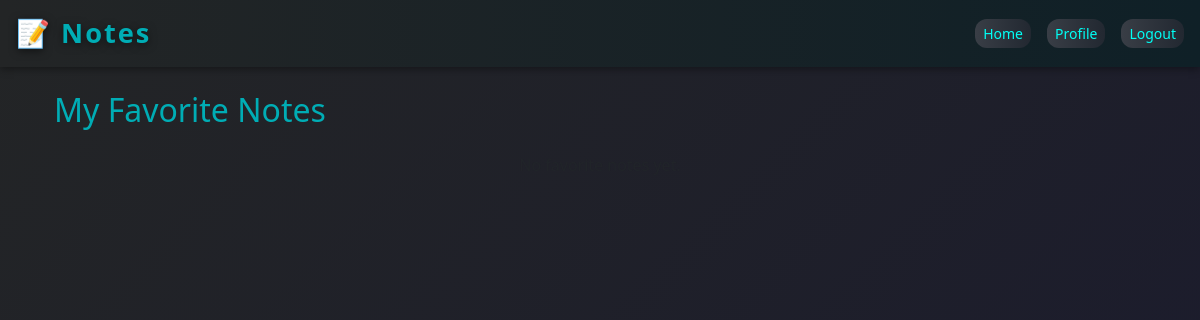
Page /first_note/favourites/ (signed in) on the earlier database version.
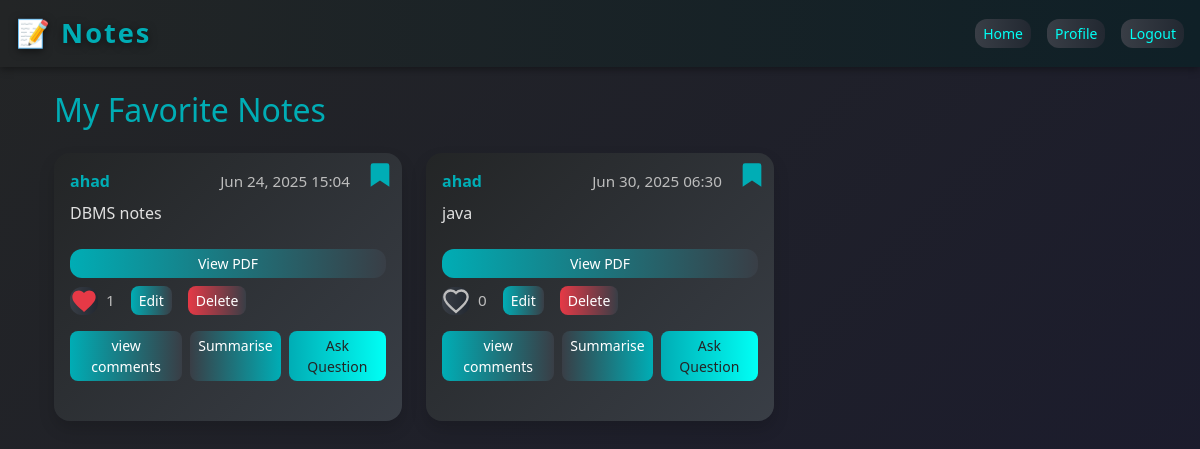
Same page on the later database version.
### first_note/models.py (models this page shows, shortened)
class notes(models.Model):
    user = models.ForeignKey(User, on_delete=models.CASCADE)
    content = models.TextField()
    BRANCH_CHOICES = [
        ('cse', 'CSE'),
        ('it', 'IT'),
        ('ece', 'ECE'),
    ]
    branch = models.CharField(max_length=10, choices=BRANCH_CHOICES,default='cse')
    year = models.IntegerField(choices=[(1, '1st'), (2, '2nd'), (3, '3rd'), (4, '4th')],default=1)
    semester = models.IntegerField(choices=[(1, 'Semester 1'), (2, 'Semester 2'), (3, 'Semester 3'), (4, 'Semester 4'), (5, 'Semester 5'), (6, 'Semester 6'), (7, 'Semester 7'), (8, 'Semester 8')], default=1)
    pdf = models.FileField(upload_to='tweets/pdfs/', blank=True, null=True)
    created_at = models.DateTimeField(default=timezone.now)
    updated_at = models.DateTimeField(auto_now=True)
    likes = models.ManyToManyField(User, related_name='liked_tweets', blank=True)
    favourites = models.ManyToManyField(User, related_name='favourite_notes', blank=True)

### first_note/views.py (the view)
# urls.py: path('favourites/', views.favourite_notes, name='favourite_notes'),
@login_required
def favourite_notes(request):
    fav_notes = request.user.favourite_notes.all()
    return render(request, 'notes/favourite_notes.html', {'notes': fav_notes})

### first_note/templates/notes/favourite_notes.html (shortened to what the changed rows need)
{% extends "layout.html" %}
{% block content %}
<div class="container">
    <h2 class="mb-4" style="color:#00adb5;">My Favorite Notes</h2>
    <div class="row g-4">
        {% for note in notes %}
            <div class="col-12 col-md-6 col-lg-4">
                <div class="card position-relative h-100 mb-4 p-3 shadow" style="background: linear-gradient(135deg, #232526 0%, #393e46 100%); border-radius: 16px;">
                    <div class="d-flex justify-content-between align-items-center mb-2">
                        <span class="note-title">{{ note.user.username }}</span>
                        <span class="note-meta" style="margin-right: 36px;">{{ note.created_at|date:"M d, Y H:i" }}</span>
                    </div>
                    <div class="mb-2" style="color: #e0e0e0;">
                        {{ note.content|linebreaks }}
                    </div>
                    {% if note.pdf %}
                        <a href="{{ note.pdf.url }}" class="btn btn-sm" style="background: linear-gradient(90deg, #00adb5 0%, #393e46 100%); color: #fff;" target="_blank">
                            View PDF
                        </a>
                    {% endif %}
                    <div class="mt-2 note-meta d-flex align-items-center gap-2">
                        <form method="post" action="{% url 'like_note' note.id %}" class="d-inline">
                            <button type="submit" class="btn p-0 border-0 bg-transparent" style="outline: none;">
                                {% if user.is_authenticated and user in note.likes.all %}
                                    <svg xmlns="http://www.w3.org/2000/svg" width="28" height="28" fill="#e63946" viewBox="0 0 24 24">
                                        <path d="M12 21.35l-1.45-1.32C5.4 15.36 2 12.28 2 8.5 2 5.42 4.42 3 7.5 3c1.74 0 3.41 0.81 4.5 2.09C13.09 3.81 14.76 3 16.5 3 19.58 3 22 5.42 22 8.5c0 3.78-3.4 6.86-8.55 11.54L12 21.35z"/>
                                    </svg>
                                {% endif %}
                            </button>
                        </form>
                        <span>{{ note.likes.count }}</span>
                        {% if user.is_authenticated and user == note.user %}
                            <a href="{% url 'edit_note' note.id %}" class="btn btn-sm ms-2" style="background: linear-gradient(90deg, #00adb5 0%, #393e46 100%); color: #fff; border-radius: 8px;">
                                Edit
                            </a>
                            <form method="post" action="{% url 'delete_note' note.id %}" class="d-inline ms-2" onsubmit="return confirm('Are you sure you want to delete this note?');">
                                <button type="submit" class="btn btn-sm" style="background: linear-gradient(90deg, #e63946 0%, #393e46 100%); color: #fff; border-radius: 8px;">
                                    Delete
                                </button>
                            </form>
                        {% endif %}
                    </div>
                    <div class="mt-3 d-flex gap-2">
                        <a href="{% url 'comment_on_note' note.id %}" class="btn btn-sm" style="background: linear-gradient(90deg, #00adb5 0%, #393e46 100%); color: #fff; border-radius: 8px;">
                            view comments
                        </a>
                        <a href="{% url 'note_summary' note.id %}" class="btn btn-sm" style="background: linear-gradient(90deg, #393e46 0%, #00adb5 100%); color: #fff; border-radius: 8px;">
                            Summarise
                        </a>
                        <a href="{% url 'note_ask' note.id %}" class="btn btn-sm" style="background: linear-gradient(90deg, #00adb5 0%, #00fff5 100%); color: #232526; border-radius: 8px;">
                            Ask Question
                        </a>
                    </div>
                    <div class="position-absolute top-0 end-0 m-2">
                        {% if user.is_authenticated %}
                            {% if user in note.favourites.all %}
                                <a href="{% url 'remove_from_favourites' note.id %}" title="Remove from Favorites" style="text-decoration:none;">
                                    <svg xmlns="http://www.w3.org/2000/svg" width="28" height="28" fill="#00adb5" viewBox="0 0 24 24">
                                        <path d="M6 2a2 2 0 0 0-2 2v18l8-5.333L20 22V4a2 2 0 0 0-2-2H6z"/>
                                    </svg>
                                </a>
                            {% endif %}
                        {% endif %}
                    </div>
                </div>
            </div>
        {% empty %}
            <div class="col-12 text-center text-muted">No favorite notes yet.</div>
        {% endfor %}
    </div>
</div>
{% endblock %}

Differences in the rows shown:
now on this page (row unchanged): notes: user.username "ahad", created_at "Jun 24, 2025 15:04", content "DBMS notes", likes.count "1", shows "Edit"
added notes: user.username "ahad", created_at "Jun 30, 2025 06:30", content "java", likes.count "0", shows "Edit"
